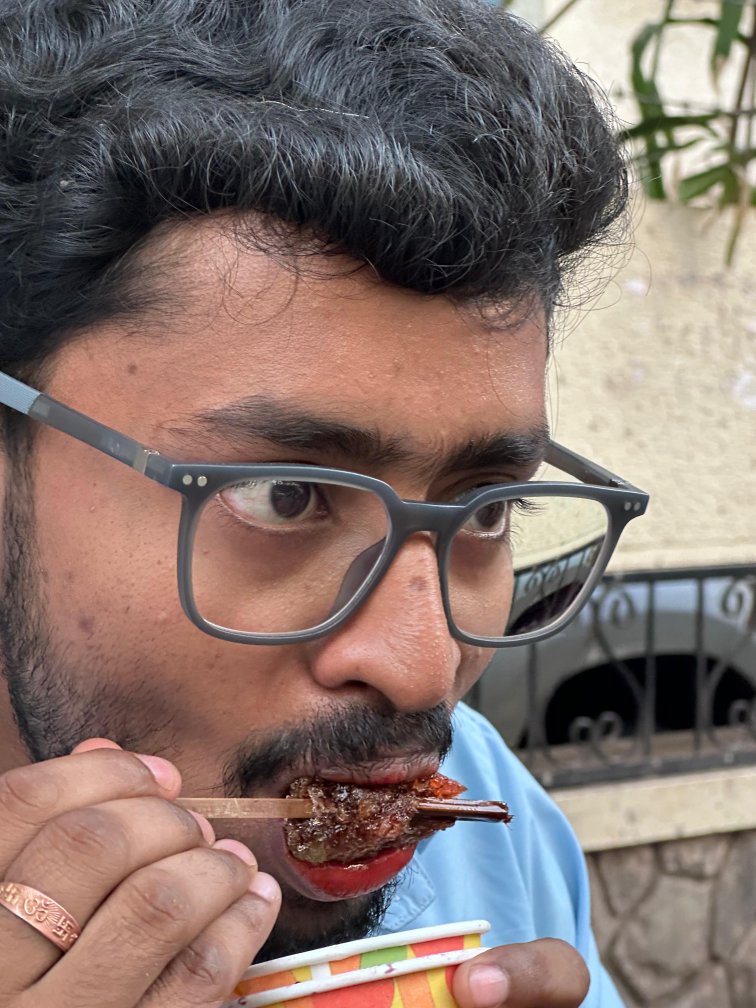
#> input picture data/original_photo.jpeg, 3024 x 4032 px, found by its file name (shown at 1/4 size)
$ python task2_hog_sift_matching.py
#> lines starting #> are read from the running program, lines starting #| are printed output that depends on the picture
#!/usr/bin/env python3
"""CCA 3 Task 2: HOG, SIFT keypoints, feature matching and rotation test."""
import argparse
import csv
from pathlib import Path

import cv2
import matplotlib.pyplot as plt
import numpy as np
from skimage.feature import hog


def load_image(path, max_side=1200):
    image = cv2.imread(str(path), cv2.IMREAD_COLOR)
    if image is None:
        raise FileNotFoundError(
            f"Cannot read {path}. Check the exact filename and extension (.jpg/.jpeg)."
        )
    image = cv2.cvtColor(image, cv2.COLOR_BGR2RGB)
    h, w = image.shape[:2]
    scale = min(1.0, max_side / max(h, w))
    if scale < 1:
        image = cv2.resize(image, (int(w * scale), int(h * scale)),
                           interpolation=cv2.INTER_AREA)
    return image


def gray(image):
    return cv2.cvtColor(image, cv2.COLOR_RGB2GRAY)


def save_image(path, image, title):
    path = Path(path)
    path.parent.mkdir(parents=True, exist_ok=True)
    plt.figure(figsize=(12, 7))
    plt.imshow(image, cmap="gray" if image.ndim == 2 else None)
    plt.title(title)
    plt.axis("off")
    plt.tight_layout()
    plt.savefig(path, dpi=150, bbox_inches="tight")
    plt.close()


def hog_features(image):
    return hog(gray(image), orientations=9, pixels_per_cell=(8, 8),
               cells_per_block=(2, 2), block_norm="L2-Hys",
               visualize=False, feature_vector=True)


def save_hog(image, path, title):
    _, visualization = hog(
        gray(image), orientations=9, pixels_per_cell=(8, 8),
        cells_per_block=(2, 2), block_norm="L2-Hys",
        visualize=True, feature_vector=True
    )
    visualization = visualization.astype(np.float32)
    visualization -= visualization.min()
    if visualization.max() > 0:
        visualization /= visualization.max()
    fig, axes = plt.subplots(1, 2, figsize=(12, 5))
    axes[0].imshow(image)
    axes[0].set_title("Input photo")
    axes[1].imshow(visualization, cmap="gray")
    axes[1].set_title("HOG gradient visualization")
    for ax in axes:
        ax.axis("off")
    fig.suptitle(title)
    fig.tight_layout()
    fig.savefig(path, dpi=150, bbox_inches="tight")
    plt.close(fig)


def sift_features(image):
    if not hasattr(cv2, "SIFT_create"):
        raise RuntimeError(
            "SIFT is unavailable in this OpenCV build. Run: "
            "python -m pip install --upgrade opencv-python"
        )
    return cv2.SIFT_create(nfeatures=1500).detectAndCompute(gray(image), None)


def save_keypoints(image, keypoints, path, title):
    bgr = cv2.cvtColor(image, cv2.COLOR_RGB2BGR)
    marked = cv2.drawKeypoints(
        bgr, keypoints, None, flags=cv2.DRAW_MATCHES_FLAGS_DRAW_RICH_KEYPOINTS
    )
    save_image(path, cv2.cvtColor(marked, cv2.COLOR_BGR2RGB),
               f"{title} ({len(keypoints)} keypoints)")


def match_and_save(image1, image2, path, title):
    kp1, desc1 = sift_features(image1)
    kp2, desc2 = sift_features(image2)
    good = []
    if desc1 is not None and desc2 is not None and len(desc1) and len(desc2):
        matcher = cv2.BFMatcher(cv2.NORM_L2)
        for pair in matcher.knnMatch(desc1, desc2, k=2):
            if len(pair) == 2 and pair[0].distance < 0.75 * pair[1].distance:
                good.append(pair[0])
    drawn = cv2.drawMatches(
        cv2.cvtColor(image1, cv2.COLOR_RGB2BGR), kp1,
        cv2.cvtColor(image2, cv2.COLOR_RGB2BGR), kp2,
        good[:100], None, flags=cv2.DrawMatchesFlags_NOT_DRAW_SINGLE_POINTS
    )
    save_image(path, cv2.cvtColor(drawn, cv2.COLOR_BGR2RGB), title)
    return len(kp1), len(kp2), len(good)


def main():
    parser = argparse.ArgumentParser(description=__doc__)
    parser.add_argument("--image1", default="data/original_photo.jpeg")
    parser.add_argument("--image2", default="data/second_photo.jpeg")
    parser.add_argument("--output", default="outputs/task2")
    args = parser.parse_args()

    out = Path(args.output)
    out.mkdir(parents=True, exist_ok=True)
    image1, image2 = load_image(Path(args.image1)), load_image(Path(args.image2))
#> in load_image, image is the input picture: shape (4032, 3024, 3); mean B, G, R 108.8, 114.6, 132.5
#> call 2 of load_image, with max_side = 1200
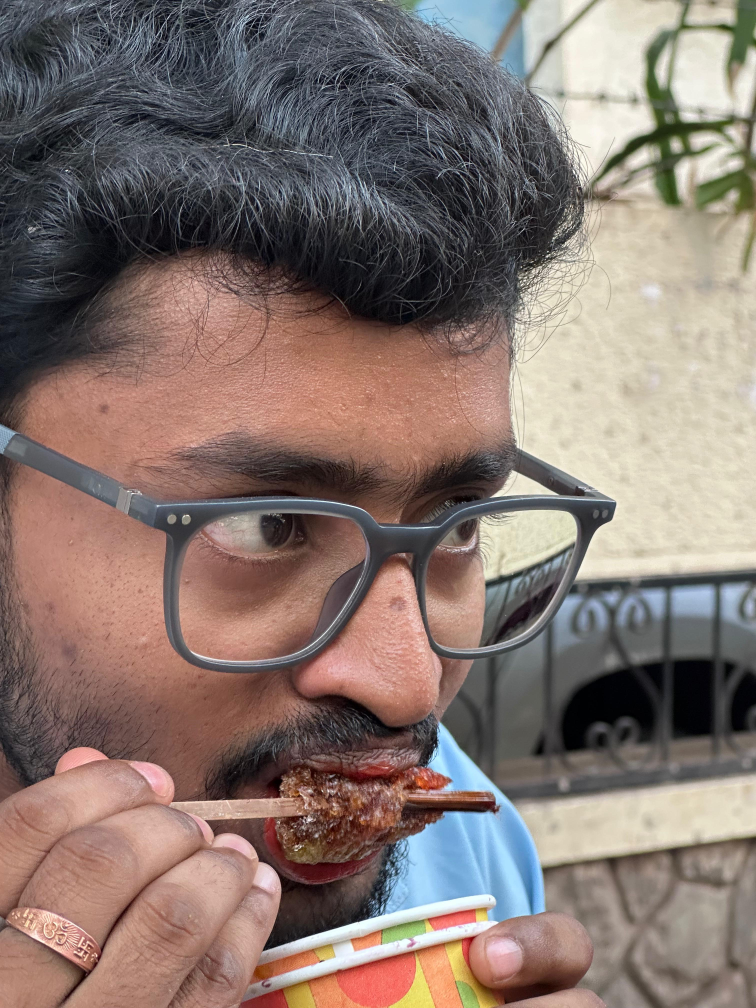
#> input picture data/second_photo.jpeg, 3024 x 4032 px, found by its file name (shown at 1/4 size)
#> in load_image, image is the input picture: shape (4032, 3024, 3); mean B, G, R 111.3, 117.7, 134.3

    save_image(out / "01_photo1.png", image1, "Photo 1: original input")
    save_image(out / "02_photo2.png", image2, "Photo 2: second view")
    save_hog(image1, out / "03_hog_photo1.png", "HOG features — Photo 1")
    save_hog(image2, out / "04_hog_photo2.png", "HOG features — Photo 2")
#> in gray (call 2), `return cv2.cvtColor(image, cv2.COLOR_RGB2GRAY)`:
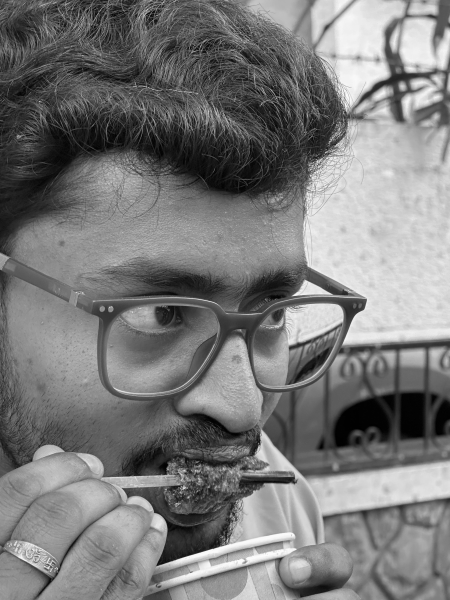
#> returned value: shape (1200, 900) (shown at 1/2 size); min 0, max 253, mean 121.9

    kp1, _ = sift_features(image1)
#> kp1 = 1501 keypoints; strongest (x, y, size): (742, 603, 31.9), (668, 315, 2.2), (342, 948, 1.9), (599, 965, 2.6)
    kp2, _ = sift_features(image2)
#> kp2 = 1500 keypoints; strongest (x, y, size): (704, 612, 30.1), (754, 173, 12.5), (615, 577, 20.5), (659, 283, 1.9)
    save_keypoints(image1, kp1, out / "05_sift_keypoints_photo1.png", "SIFT keypoints — Photo 1")
    save_keypoints(image2, kp2, out / "06_sift_keypoints_photo2.png", "SIFT keypoints — Photo 2")

    n1, n2, matches_original = match_and_save(
        image1, image2, out / "07_sift_matches_original_views.png",
        "SIFT matches: original photo views"
    )
#> after the loop in match_and_save, `for pair in matcher.knnMatch(desc1, desc2, k=2):`: good = 253 matches
#> in save_image (call 5), `plt.savefig(path, dpi=150, bbox_inches="tight")`:
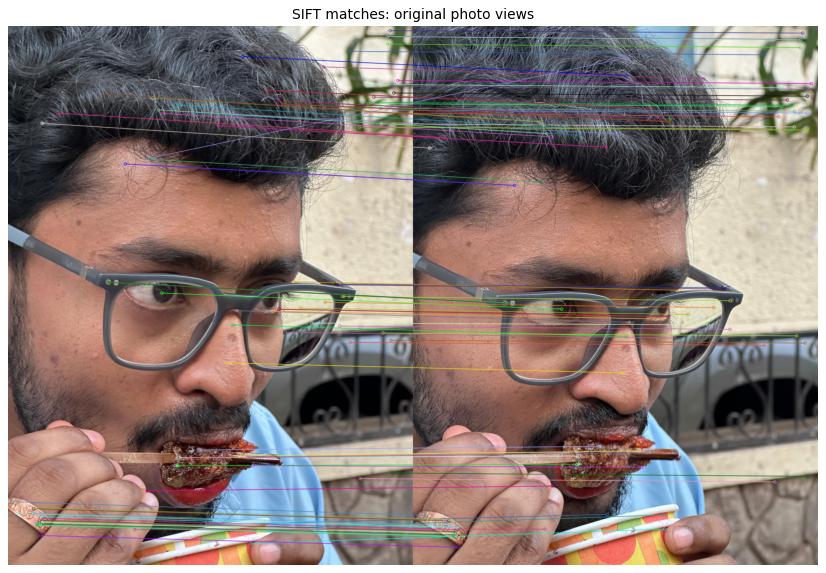
#> figure drawn by matplotlib, 1 panel; B, G, R data is drawn as R, G, B
#> n1 = 1501; n2 = 1500; matches_original = 253

    # Rotation robustness test: rotate Photo 2 by 15 degrees and match again.
    h, w = image2.shape[:2]
#> h = 1200; w = 900
    matrix = cv2.getRotationMatrix2D((w / 2, h / 2), 15, 1.0)
    rotated_bgr = cv2.warpAffine(
        cv2.cvtColor(image2, cv2.COLOR_RGB2BGR), matrix, (w, h),
        flags=cv2.INTER_LINEAR, borderMode=cv2.BORDER_REFLECT
    )
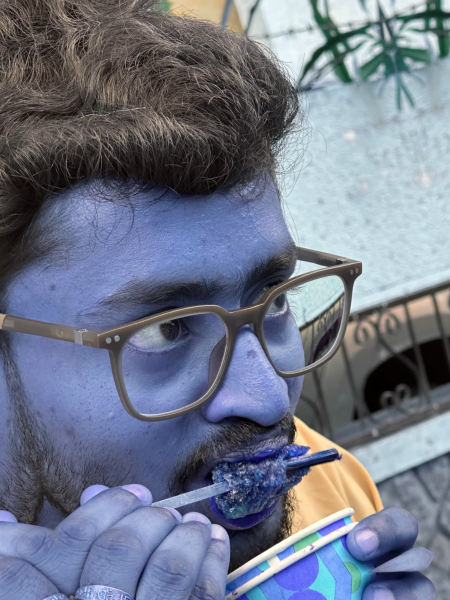
#> rotated_bgr: shape (1200, 900, 3) (shown at 1/2 size); mean R, G, B 112.1, 119.4, 137.1
    rotated = cv2.cvtColor(rotated_bgr, cv2.COLOR_BGR2RGB)
    save_image(out / "08_photo2_rotated_15deg.png", rotated,
               "Photo 2 rotated by 15 degrees")
    _, rotated_kp, matches_rotated = match_and_save(
        image1, rotated, out / "09_sift_matches_after_rotation.png",
        "SIFT matches after rotating Photo 2 by 15 degrees"
    )
#> in gray (call 8), `return cv2.cvtColor(image, cv2.COLOR_RGB2GRAY)`:
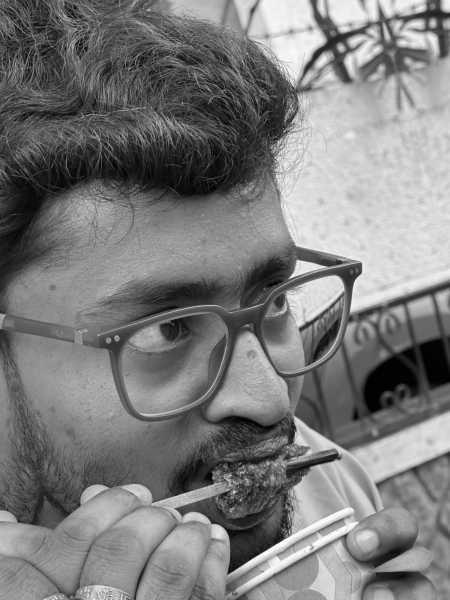
#> returned value: shape (1200, 900) (shown at 1/2 size); min 0, max 252, mean 123.9
#> in match_and_save (call 2), `kp2, desc2 = sift_features(image2)`: kp2 = 1500 keypoints; strongest (x, y, size): (699, 547, 30.4), (633, 109, 12.5), (604, 535, 20.5), (866, 46, 10)
#> after the loop in match_and_save (call 2), `for pair in matcher.knnMatch(desc1, desc2, k=2):`: good = 238 matches
#> in match_and_save (call 2), `drawn = cv2.drawMatches( cv2.cvtColor(image1, cv2.COLOR_RGB2BGR), kp1,..`:
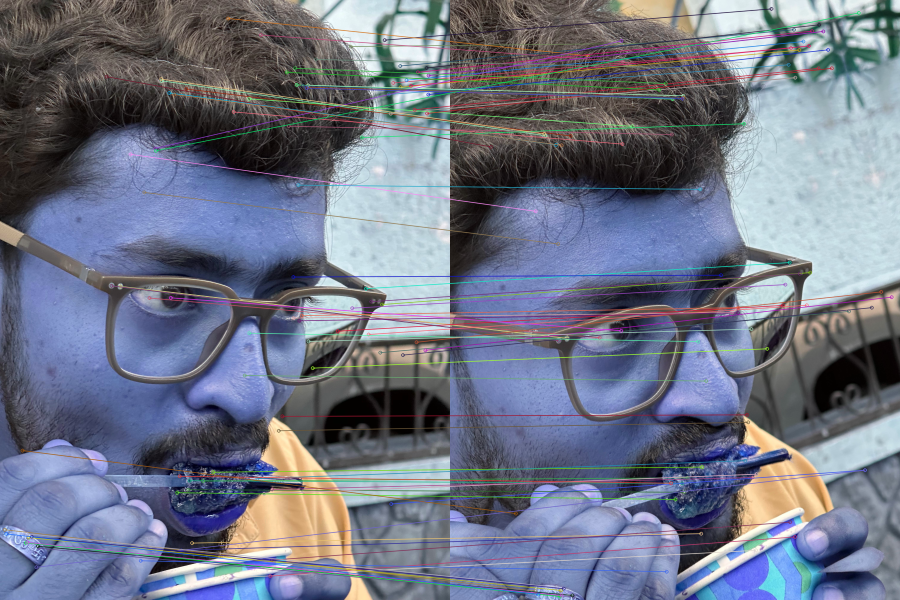
#> drawn: shape (1200, 1800, 3) (shown at 1/2 size); mean R, G, B 111.2, 117, 134.5
#> in save_image (call 7), `plt.savefig(path, dpi=150, bbox_inches="tight")`:
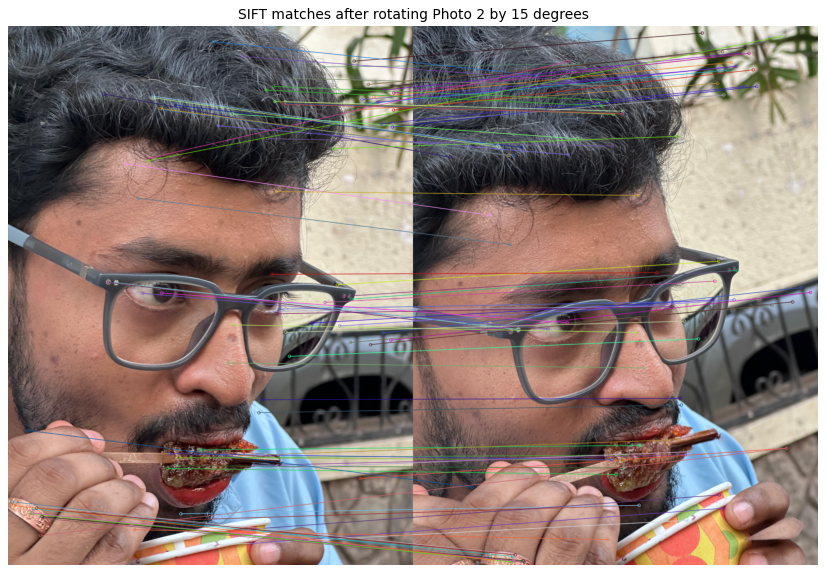
#> figure drawn by matplotlib, 1 panel; B, G, R data is drawn as R, G, B
#> rotated_kp = 1500; matches_rotated = 238

    metrics = out / "task2_metrics.csv"
    with metrics.open("w", newline="", encoding="utf-8") as f:
        writer = csv.writer(f)
        writer.writerow(["comparison", "photo1_sift_keypoints", "photo2_sift_keypoints",
                         "photo1_hog_feature_count", "photo2_hog_feature_count",
                         "good_sift_matches"])
        writer.writerow(["Original views", n1, n2, len(hog_features(image1)),
                         len(hog_features(image2)), matches_original])
        writer.writerow(["Photo 1 vs rotated Photo 2 (+15 degrees)", n1, rotated_kp,
                         len(hog_features(image1)), len(hog_features(rotated)),
                         matches_rotated])

    print(f"Task 2 complete. Outputs: {out}")
    print(f"SIFT keypoints: photo 1={n1}, photo 2={n2}")
#| SIFT keypoints: photo 1=1501, photo 2=1500
    print(f"Good matches: original={matches_original}; rotated={matches_rotated}")
#| Good matches: original=253; rotated=238
    print(f"Metrics CSV: {metrics}")


if __name__ == "__main__":
    main()
